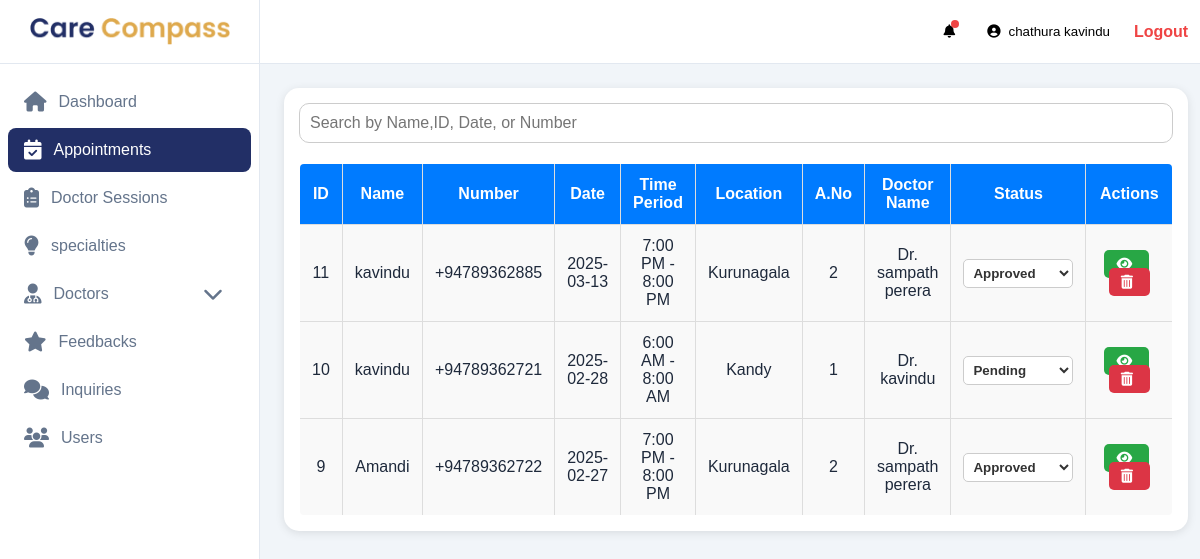
The page /admin/appointments.php (signed in) on the database its author committed.
### tables this page shows
CREATE TABLE IF NOT EXISTS `appointments` (
  `id` int NOT NULL AUTO_INCREMENT,
  `session_id` int NOT NULL,
  `appointment_No` int NOT NULL,
  `date` varchar(100) NOT NULL,
  `time` varchar(150) NOT NULL,
  `mobile_number` varchar(20) NOT NULL,
  `age` int NOT NULL,
  `nic` varchar(20) DEFAULT NULL,
  `email` varchar(50) DEFAULT NULL,
  `location` varchar(100) NOT NULL,
  `name` varchar(150) NOT NULL,
  `charges` decimal(10,2) NOT NULL,
  `status` varchar(20) NOT NULL,
  `doctor_name` varchar(150) NOT NULL,
  `doctorID` int NOT NULL,
  PRIMARY KEY (`id`)
);

### functions/appointment.php (called while the page is built, shortened)
<?php
function getAllAppointments($conn)
{
    $sql = "SELECT * FROM appointments ORDER BY id DESC";
    $result = mysqli_query($conn, $sql);
    $appointments = mysqli_fetch_all($result, MYSQLI_ASSOC);
    return $appointments;
}

### admin/appointments.php (the view, shortened to what this page needs)
<?php
include 'header.php';
include '../db/config.php';
include '../functions/appointment.php';
?>
<div class="dashboard-content" id="dashboard-content">
    <div class="card-body">
        <div class="search-bar">
            <input type="text" id="searchInput" placeholder="Search by Name,ID, Date, or Number" onkeyup="searchSession()">
        </div>
        <table border="1">
            <thead>
                <tr>
                    <th>ID</th>
                    <th>Name</th>
                    <th>Number</th>
                    <th>Date</th>
                    <th>Time Period</th>
                    <th>Location</th>
                    <th>A.No</th>
                    <th>Doctor Name</th>
                    <th>Status</th>
                    <th>Actions</th>
                </tr>
            </thead>
            <tbody id="sessionTable">
                <?php
                include '../db/config.php';
                $appointments = getAllAppointments($conn);
                foreach ($appointments as $appointment) :
                ?>
                <form action="" method="post" onsubmit="return confirmSubmit(this);">
                    <tr>
                        <td><?=$appointment['id']?></td>
                        <td><?=$appointment['name']?></td>
                        <td><?=$appointment['mobile_number']?></td>
                        <td><?=$appointment['date']?></td>
                        <td><?=$appointment['time']?></td>
                        <td><?=$appointment['location']?></td>
                        <td><?=$appointment['appointment_No']?></td>
                        <td><?=$appointment['doctor_name']?></td>
                        <td>
                            <select class="form-select" name="status"  onchange="confirmChange(this)">
                                <option value="<?=$appointment['status']?>" selected><?=$appointment['status']?></option>
                            </select>
                        </td>
                        <td>
                            <a href="" class="edit-btn"><i class="fas fa-eye"></i></a>
                            <a href="?delete=<?=$appointment['id']?>" class="delete-btn" onclick="return confirm('Are you sure you want to delete this appointment?')">
                                <i class="fas fa-trash-alt"></i></a>
                        </td>
                    </tr>
                </form>
                <?php endforeach; ?>
            </tbody>
        </table>
    </div>
</div>
</body>
</html>

### assets/css/users/styles.css (style rules this page uses)
* { margin: 0; padding: 0; box-sizing: border-box; font-family: 'Poppins', sans-serif; font-weight: 500; --primary-color: #222F66; --secondary-color: #DEAA4E; }
body { background-color: #f1f5f9; color: #1e293b; }
.dashboard-content { padding: 24px; gap: 24px; display: flex; flex-direction: column; }
.card-body { border-radius: 15px; box-shadow: 0 2px 10px rgba(0, 0, 0, 0.1); background: #fff; padding: 15px; }
.search-bar { display: flex; justify-content: space-between; margin-bottom: 20px; gap: 50px; }
#searchInput { width: 100%; padding: 10px; margin-bottom: 0px; border: 1px solid #ccc; border-radius: 10px; font-size: 16px; }
table { width: 100%; margin: auto; border-collapse: collapse; background: #fff; border-radius: 5px; overflow: hidden; }
th, td { padding: 12px; border: 1px solid #ddd; text-align: center; }
th { background-color: #007bff; color: white; font-weight: bold; }
tr:nth-child(even) { background-color: #f9f9f9; }
.edit-btn, .delete-btn { padding: 6px 12px; text-decoration: none; border-radius: 5px; font-size: 14px; }
.edit-btn { background-color: #28a745; color: white; margin-right: 5px; }
.delete-btn { background-color: #dc3545; color: white; }
.edit-btn i, .delete-btn i { margin-right: 5px; }
input, textarea { font-size: 14px; font-weight: 500; width: 100%; padding: 0.75rem; border: 1px solid #d1d5db; border-radius: 0.5rem; background-color: white; transition: all 0.2s; }
select[name="status"] { width: 110px; padding: 5px; border-radius: 5px; border: 1px solid #ccc; background-color: #fff; color: #333; font-weight: bold; cursor: pointer; }
select[name="status"] option[selected] { font-weight: bold; background-color: green; }

### rows shown on the page
appointments: id "11", name "kavindu", mobile_number "+94789362885", date "2025-03-13", time "7:00 PM - 8:00 PM", location "Kurunagala", appointment_No "2", doctor_name "Dr. sampath perera", status "Approved"
appointments: id "10", name "kavindu", mobile_number "+94789362721", date "2025-02-28", time "6:00 AM - 8:00 AM", location "Kandy", appointment_No "1", doctor_name "Dr. kavindu", status "Pending"
appointments: id "9", name "Amandi", mobile_number "+94789362722", date "2025-02-27", time "7:00 PM - 8:00 PM", location "Kurunagala", appointment_No "2", doctor_name "Dr. sampath perera", status "Approved"

### other values the page prints
$_SESSION['name'] "chathura kavindu"
